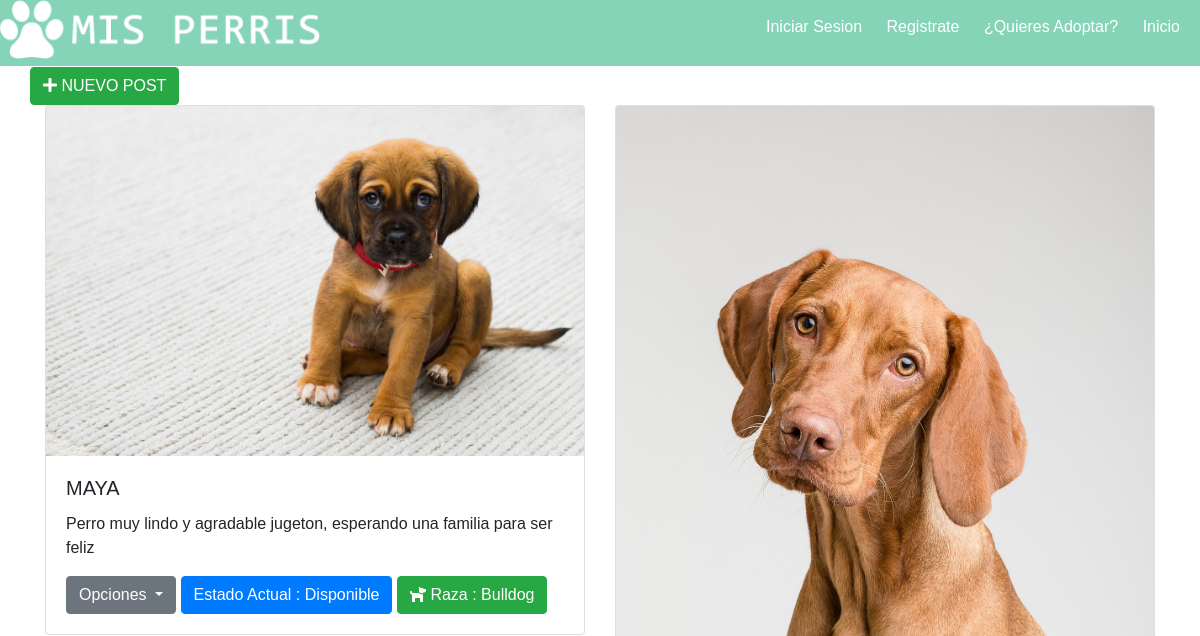
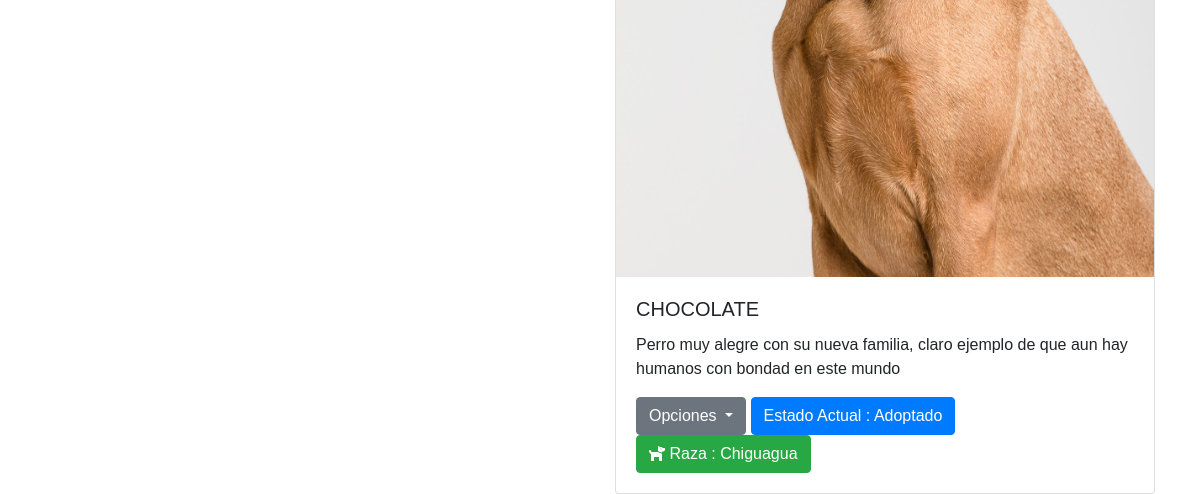
The app's page /administrador, older data (2 pictures, top to bottom).
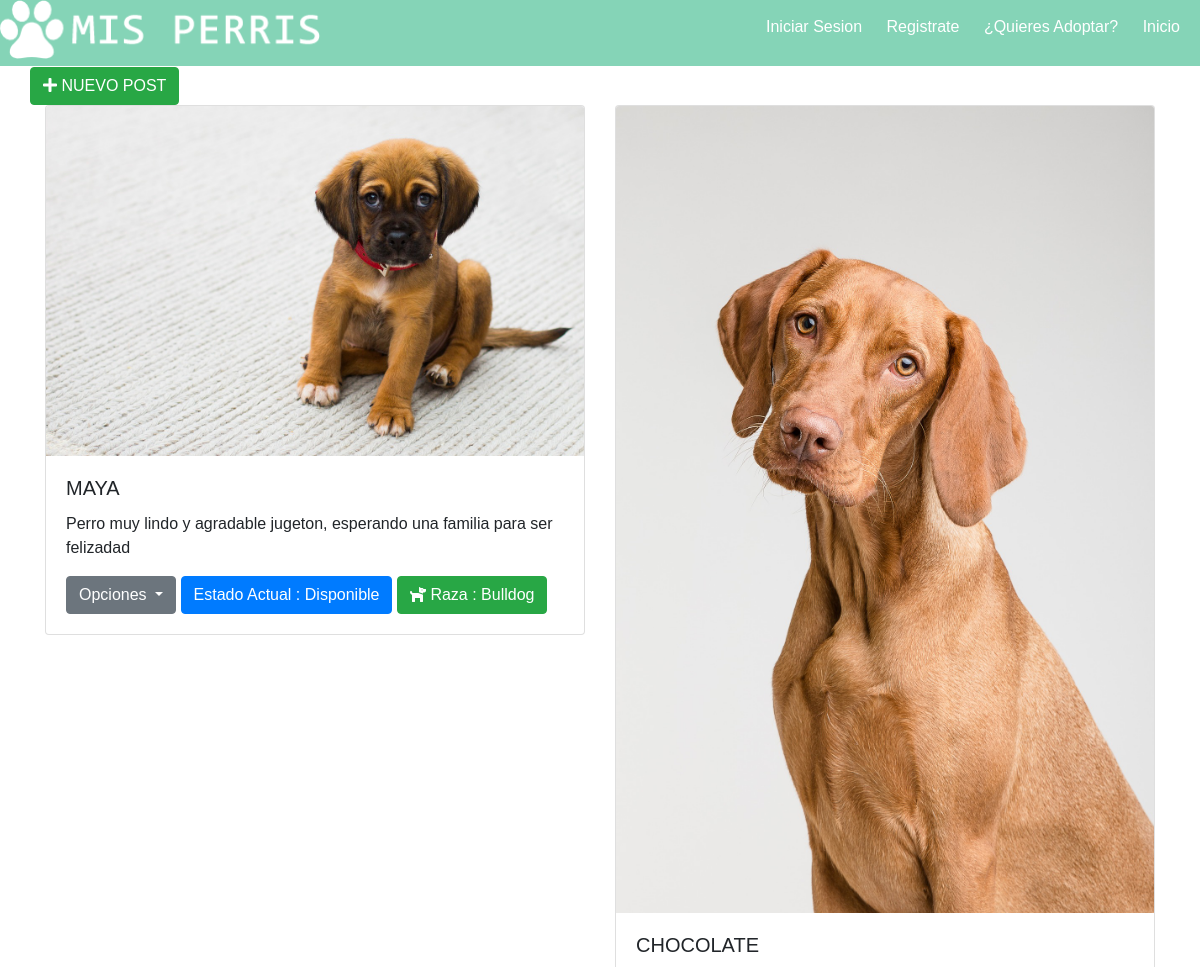
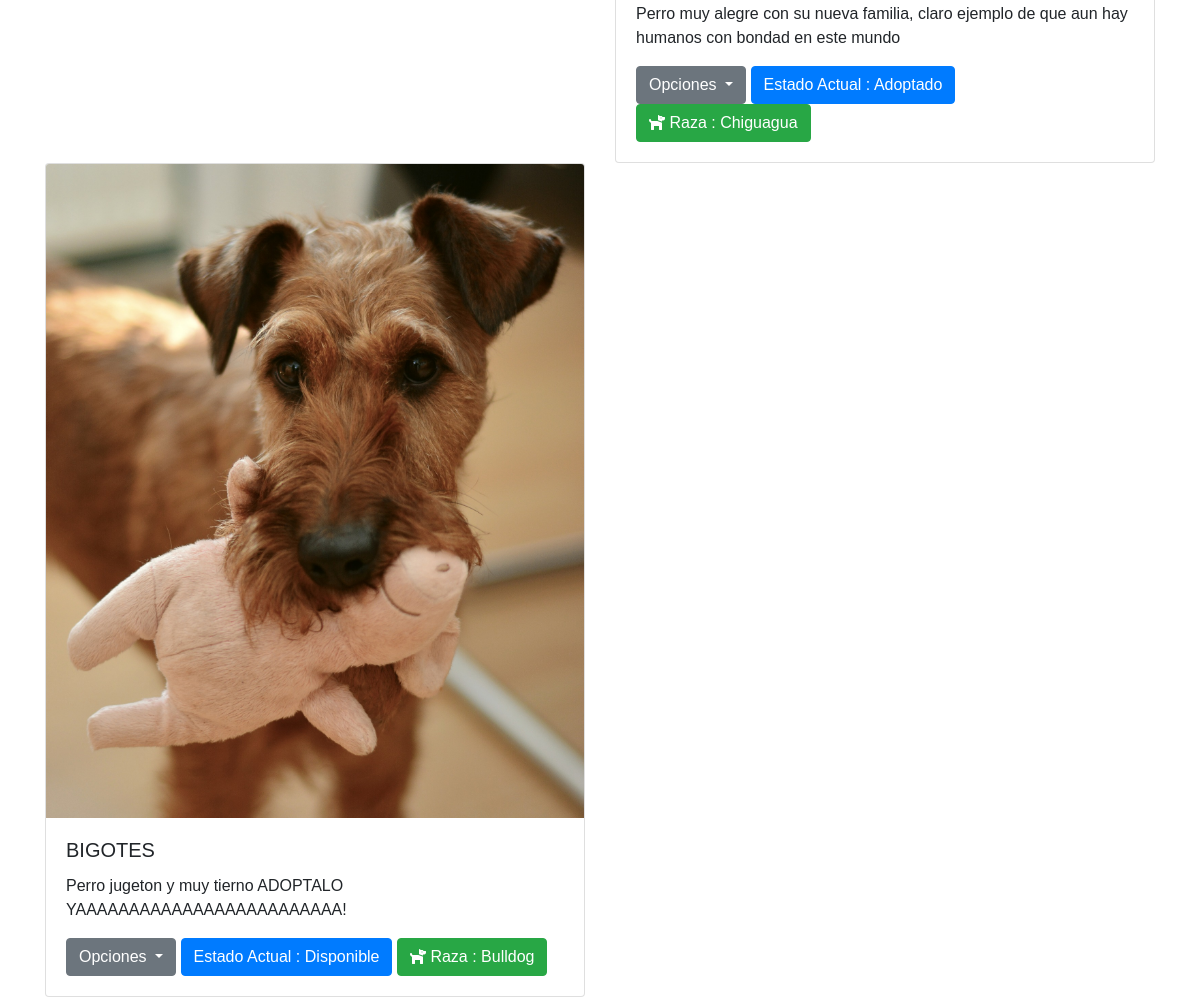
The same page, newer data (2 pictures, top to bottom).
### perris/models.py (models this page shows, shortened)
class Perros_Rescatados(models.Model):
    author = models.ForeignKey('auth.User', on_delete=models.CASCADE)
    estado= models.CharField(max_length=30, choices=ESTADOS, default='')
    fotografia_perro=models.FileField(blank=True, null=True)
    nombre_perro = models.CharField(max_length=200)
    raza_predominante = models.CharField(max_length=200)
    descripcion=models.TextField()
    published_date = models.DateTimeField(blank=True, null=True)
    class Meta:
        permissions = (
            ('adoptantes', _('Adoptantes')),
        )

### perris/views.py (the view)
# urls.py: url('administrador',views.administrador, name="adm.inicio" ),
def administrador(request):
    perros = Perros_Rescatados.objects.filter(published_date__lte=timezone.now()).order_by('published_date')
    return render(request, 'perris/administrador.html', {'perros': perros})

### perris/templates/perris/administrador.html (shortened to what this page needs)
{% load staticfiles %}
<!DOCTYPE html>
<html lang="en">
<head>
        <link href="https://use.fontawesome.com/releases/v5.0.7/css/all.css" rel="stylesheet">
    <link rel="stylesheet" href="{% static 'css/perris.css' %}">
    <link rel="stylesheet" href="{% static 'Fuentes/style.css' %}">
<link rel="stylesheet" href="https://stackpath.bootstrapcdn.com/bootstrap/4.1.3/css/bootstrap.min.css">
<link rel="stylesheet" type="text/css" href="{% static 'fonts/style.css' %}">
<link rel="stylesheet" href="https://cdnjs.cloudflare.com/ajax/libs/animate.css/3.7.0/animate.min.css">
<link href="//cdn.bootcss.com/bootstrap-datetimepicker/4.17.44/css/bootstrap-datetimepicker.min.css" rel="stylesheet">
<link rel="stylesheet" href="https://use.fontawesome.com/releases/v5.4.1/css/all.css"></head>
</head>
 <div class="contenido-cabecera">
                <div class="cabecera-logo">
                    <img src="{% static 'img/logo.png' %}" alt="logo">
                </div>
                <div class="cabecera-lista">
                    <ul class="lista">
                         {% if user.is_authenticated %}
                        <li><a href="{% url 'logout' %}">Cerrar Sesion ({{user.username}}) </a> </li>
                        {% else %}
                        <li><a href="{% url 'login' %}">Iniciar Sesion</a> </li>
                        <li><a href="{% url 'registrar' %}">Registrate</a> </li>
                        {% endif %}
                        <li><a href="{% url 'perros_disponibles' %}">¿Quieres Adoptar?</a> </li>
                        <li><a href="http://localhost:8000/">Inicio</a> </li>
                    </ul>
                </div>
            </div>
<div class="container c">
	<div class="row">
    <div class="col-6 columna">
    </div>
        <div class="col-6 columna">
        </div>
    </div>
  <div class="row">
     <a href="{% url 'new_post_perro' %}" class="btn btn-success text-uppercase" ><i class="fas fa-plus"></i> Nuevo Post</a>
  </div>
    <div class="row" >
          {% for perro in perros %}
          <div class="col-12 col-md-6 col-lg-6">
            <div class="card tarjeta-perro">
               {% if perro.fotografia_perro %}
                <img  src="{{perro.fotografia_perro.url}}" class="img-responsive card-img-top" >
            {% endif %}
            <div class="card-body">
              <h5 class="card-title">{{perro.nombre_perro|upper}}</h5>
              <p class="card-text">{{ perro.descripcion }}</p>
				<div class="dropdown">
				  <button class="btn btn-secondary dropdown-toggle" type="button" id="dropdownMenuButton" data-toggle="dropdown" aria-haspopup="true" aria-expanded="false">
				   Opciones
				  </button>
          <button class="btn btn-primary">Estado Actual : {{ perro.estado}} </button>
           <button class="btn btn-success" ><i class="fas fa-dog"></i> Raza : {{perro.raza_predominante}}</button>
				</div>
            </div>
          </div>
      </div>
         {% endfor %}
</div>
</div>

### perris/static/css/perris.css (style rules this page uses)
* { margin:0; padding: 0; box-sizing: border-box; font-family: Arial, Helvetica, sans-serif; }
.contenido-cabecera { width: auto; margin-top: 100px; text-align: center; margin: auto; }
.cabecera-logo { background: #85d4b7; text-align: center; }
.cabecera-logo img { width: 100%; max-width: 326px; }
.cabecera-lista { text-align: center ; }
.lista li { height: 50px; box-sizing: border-box; border: 1px solid #85d4b7 ; background: #6ccba9; cursor: pointer; list-style: none; }
.lista li a { padding-top: 15px; display: block; color: white; text-decoration: none; }
@media screen and (min-width: 800px) { .contenido-cabecera { display: flex; justify-content: space-between; background: #85D4B7; } }
@media screen and (min-width: 800px) { .lista li { padding-right: 20px; background: #85D4B7; display: inline-block; border: none; } }

Row changes from the older to the newer data that the page shows:
changed Perros_Rescatados "MAYA": descripcion "Perro muy lindo y agradable jugeton, esperando una familia para ser feliz" → "Perro muy lindo y agradable jugeton, esperando una familia para ser felizadad"
added Perros_Rescatados: fotografia_perro (picture), nombre_perro "BIGOTES", descripcion "Perro jugeton y muy tierno ADOPTALO YAAAAAAAAAAAAAAAAAAAAAAAAA!", estado "Disponible", raza_predominante "Bulldog"
